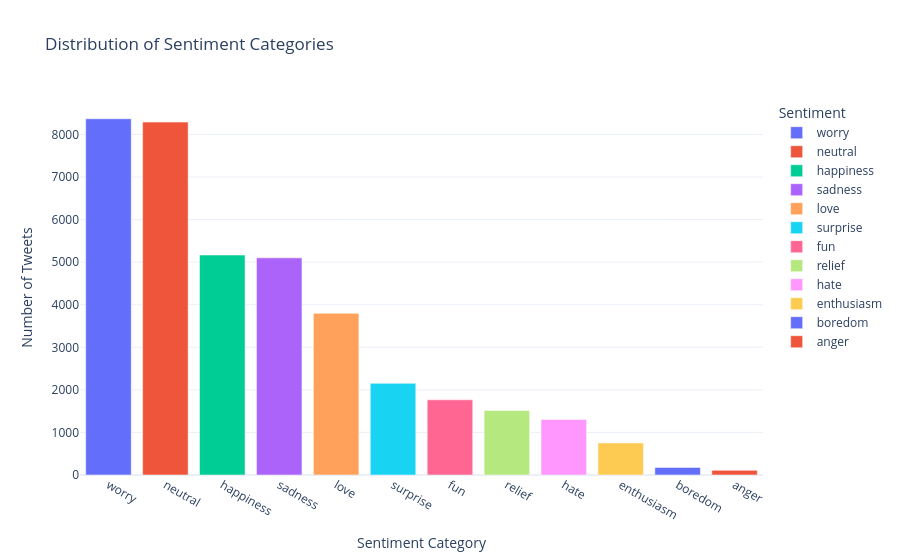

The code cell stored with this chart in its notebook:
### Markdown cell above
## 5. Visual Representation of EDA (Plotly)

Visualizations help us quickly grasp patterns and distributions within the data. We will use Plotly to create interactive and informative plots.

### Sentiment Distribution
This bar chart shows the frequency of each sentiment category. This is crucial for identifying potential class imbalance.

### Code cell
try:
    sentiment_counts = df['sentiment'].value_counts().reset_index()
    sentiment_counts.columns = ['sentiment', 'count']

    fig = px.bar(sentiment_counts, x='sentiment', y='count',
                 title='Distribution of Sentiment Categories',
                 labels={'sentiment': 'Sentiment', 'count': 'Number of Tweets'},
                 color='sentiment',
                 template='plotly_white')
    fig.update_layout(xaxis_title="Sentiment Category", yaxis_title="Number of Tweets")
    fig.show()
    logger.info("Sentiment distribution plot generated.")

except Exception as e:
    logger.error(f"Error generating sentiment distribution plot: {e}")

### Figure 1 — Plotly figure (JSON) as saved in the notebook; plotly's stock layout.template omitted (floating-point values rounded to 4 significant figures)
{"data": [{"hovertemplate": "Sentiment=%{x}<br>Number of Tweets=%{y}<extra></extra>", "legendgroup": "worry", "marker": {"color": "#636efa", "pattern": {"shape": ""}}, "name": "worry", "orientation": "v", "showlegend": true, "textposition": "auto", "type": "bar", "x": ["worry"], "xaxis": "x", "y": [8369], "yaxis": "y"}, {"hovertemplate": "Sentiment=%{x}<br>Number of Tweets=%{y}<extra></extra>", "legendgroup": "neutral", "marker": {"color": "#EF553B", "pattern": {"shape": ""}}, "name": "neutral", "orientation": "v", "showlegend": true, "textposition": "auto", "type": "bar", "x": ["neutral"], "xaxis": "x", "y": [8290], "yaxis": "y"}, {"hovertemplate": "Sentiment=%{x}<br>Number of Tweets=%{y}<extra></extra>", "legendgroup": "happiness", "marker": {"color": "#00cc96", "pattern": {"shape": ""}}, "name": "happiness", "orientation": "v", "showlegend": true, "textposition": "auto", "type": "bar", "x": ["happiness"], "xaxis": "x", "y": [5167], "yaxis": "y"}, {"hovertemplate": "Sentiment=%{x}<br>Number of Tweets=%{y}<extra></extra>", "legendgroup": "sadness", "marker": {"color": "#ab63fa", "pattern": {"shape": ""}}, "name": "sadness", "orientation": "v", "showlegend": true, "textposition": "auto", "type": "bar", "x": ["sadness"], "xaxis": "x", "y": [5101], "yaxis": "y"}, {"hovertemplate": "Sentiment=%{x}<br>Number of Tweets=%{y}<extra></extra>", "legendgroup": "love", "marker": {"color": "#FFA15A", "pattern": {"shape": ""}}, "name": "love", "orientation": "v", "showlegend": true, "textposition": "auto", "type": "bar", "x": ["love"], "xaxis": "x", "y": [3797], "yaxis": "y"}, {"hovertemplate": "Sentiment=%{x}<br>Number of Tweets=%{y}<extra></extra>", "legendgroup": "surprise", "marker": {"color": "#19d3f3", "pattern": {"shape": ""}}, "name": "surprise", "orientation": "v", "showlegend": true, "textposition": "auto", "type": "bar", "x": ["surprise"], "xaxis": "x", "y": [2153], "yaxis": "y"}, {"hovertemplate": "Sentiment=%{x}<br>Number of Tweets=%{y}<extra></extra>", "legendgroup": "fun", "marker": {"color": "#FF6692", "pattern": {"shape": ""}}, "name": "fun", "orientation": "v", "showlegend": true, "textposition": "auto", "type": "bar", "x": ["fun"], "xaxis": "x", "y": [1766], "yaxis": "y"}, {"hovertemplate": "Sentiment=%{x}<br>Number of Tweets=%{y}<extra></extra>", "legendgroup": "relief", "marker": {"color": "#B6E880", "pattern": {"shape": ""}}, "name": "relief", "orientation": "v", "showlegend": true, "textposition": "auto", "type": "bar", "x": ["relief"], "xaxis": "x", "y": [1515], "yaxis": "y"}, {"hovertemplate": "Sentiment=%{x}<br>Number of Tweets=%{y}<extra></extra>", "legendgroup": "hate", "marker": {"color": "#FF97FF", "pattern": {"shape": ""}}, "name": "hate", "orientation": "v", "showlegend": true, "textposition": "auto", "type": "bar", "x": ["hate"], "xaxis": "x", "y": [1306], "yaxis": "y"}, {"hovertemplate": "Sentiment=%{x}<br>Number of Tweets=%{y}<extra></extra>", "legendgroup": "enthusiasm", "marker": {"color": "#FECB52", "pattern": {"shape": ""}}, "name": "enthusiasm", "orientation": "v", "showlegend": true, "textposition": "auto", "type": "bar", "x": ["enthusiasm"], "xaxis": "x", "y": [753], "yaxis": "y"}, {"hovertemplate": "Sentiment=%{x}<br>Number of Tweets=%{y}<extra></extra>", "legendgroup": "boredom", "marker": {"color": "#636efa", "pattern": {"shape": ""}}, "name": "boredom", "orientation": "v", "showlegend": true, "textposition": "auto", "type": "bar", "x": ["boredom"], "xaxis": "x", "y": [178], "yaxis": "y"}, {"hovertemplate": "Sentiment=%{x}<br>Number of Tweets=%{y}<extra></extra>", "legendgroup": "anger", "marker": {"color": "#EF553B", "pattern": {"shape": ""}}, "name": "anger", "orientation": "v", "showlegend": true, "textposition": "auto", "type": "bar", "x": ["anger"], "xaxis": "x", "y": [110], "yaxis": "y"}], "layout": {"barmode": "relative", "legend": {"title": {"text": "Sentiment"}, "tracegroupgap": 0}, "title": {"text": "Distribution of Sentiment Categories"}, "xaxis": {"anchor": "y", "categoryarray": ["worry", "neutral", "happiness", "sadness", "love", "surprise", "fun", "relief", "hate", "enthusiasm", "boredom", "anger"], "categoryorder": "array", "domain": [0, 1], "title": {"text": "Sentiment Category"}}, "yaxis": {"anchor": "x", "domain": [0, 1], "title": {"text": "Number of Tweets"}}}}
